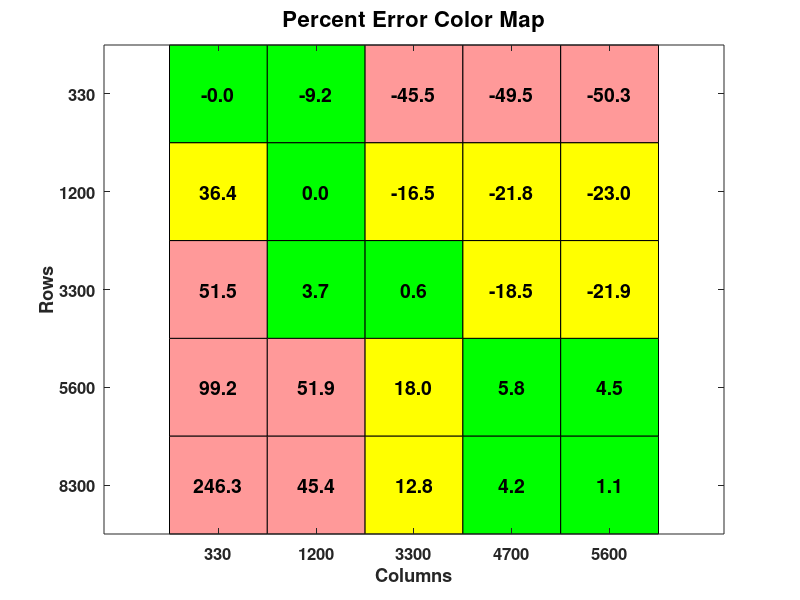
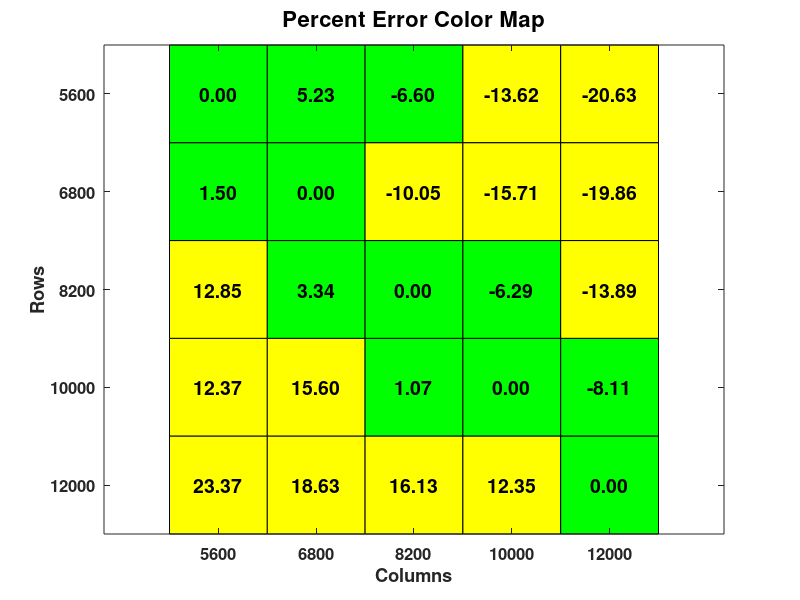

Write the MATLAB code that produced these figures, in order.
% Data table
data = [ ...
   -0.0303030303  -9.216666667  -45.54727273  -49.53617021  -50.28928571; 
   36.39393939     0            -16.52727273  -21.81276596  -22.98035714;
   51.51515152     3.675         0.6484848485 -18.45106383  -21.91607143;
   99.18181818    51.925        17.95151515    5.774468085   4.523214286;
   246.3030303    45.35         12.84545455    4.182978723   1.0625];

rowLabels = [330 1200 3300 5600 8300];
colLabels = [330 1200 3300 4700 5600];

% Initialize color matrix
colors = zeros([size(data), 3]);

% Assign colors based on conditions
for i = 1:size(data,1)
    for j = 1:size(data,2)
        val = abs(data(i,j));
        if val < 10
            colors(i,j,:) = [0, 1, 0];      % green
        elseif val < 40
            colors(i,j,:) = [1, 1, 0];      % yellow
        else
            colors(i,j,:) = [1, 0.6, 0.6];  % lighter red
        end
    end
end

% Plot using imagesc
figure;
imagesc(data); % use the data grid as placeholder
hold on;

% Overlay colored patches
for i = 1:size(data,1)
    for j = 1:size(data,2)
        rectangle('Position',[j-0.5, i-0.5, 1, 1], ...
                  'FaceColor', squeeze(colors(i,j,:)), ...
                  'EdgeColor','k');
        % Add text value (larger font size, bold, darker color)
        text(j, i, sprintf('%.1f', data(i,j)), ...
            'HorizontalAlignment','center', ...
            'VerticalAlignment','middle', ...
            'FontSize',14,'FontWeight','bold','Color','k');
    end
end

% Adjust axes
set(gca,'XTick',1:length(colLabels),'XTickLabel',colLabels, ...
        'YTick',1:length(rowLabels),'YTickLabel',rowLabels, ...
        'FontSize',12,'FontWeight','bold');
xlabel('Columns'); ylabel('Rows');
title('Percent Error Color Map','FontSize',16,'FontWeight','bold');
axis equal tight;

%% 5600 - 12000

% Data table
data = [ ...
     0            5.227352941   -6.603780488  -13.6239      -20.62816667; 
     1.502857143  0            -10.05317073  -15.7095      -19.86125;
    12.84785714   3.342058824    0            -6.2885      -13.88766667;
    12.37375     15.59779412     1.068902439   0            -8.109083333;
    23.37196429  18.63014706    16.12743902   12.3466        0];

rowLabels = [5600 6800 8200 10000 12000];
colLabels = [5600 6800 8200 10000 12000];

% Initialize color matrix
colors = zeros([size(data), 3]);

% Assign colors based on conditions
for i = 1:size(data,1)
    for j = 1:size(data,2)
        val = abs(data(i,j));
        if val < 10
            colors(i,j,:) = [0, 1, 0];      % green
        elseif val < 40
            colors(i,j,:) = [1, 1, 0];      % yellow
        else
            colors(i,j,:) = [1, 0.6, 0.6];  % lighter red
        end
    end
end

% Plot using imagesc
figure;
imagesc(data); % use the data grid as placeholder
hold on;

% Overlay colored patches
for i = 1:size(data,1)
    for j = 1:size(data,2)
        rectangle('Position',[j-0.5, i-0.5, 1, 1], ...
                  'FaceColor', squeeze(colors(i,j,:)), ...
                  'EdgeColor','k');
        % Add text value (larger font size, bold, darker color)
        text(j, i, sprintf('%.2f', data(i,j)), ...
            'HorizontalAlignment','center', ...
            'VerticalAlignment','middle', ...
            'FontSize',14,'FontWeight','bold','Color','k');
    end
end

% Adjust axes
set(gca,'XTick',1:length(colLabels),'XTickLabel',colLabels, ...
        'YTick',1:length(rowLabels),'YTickLabel',rowLabels, ...
        'FontSize',12,'FontWeight','bold');
xlabel('Columns'); ylabel('Rows');
title('Percent Error Color Map','FontSize',16,'FontWeight','bold');
axis equal tight;
